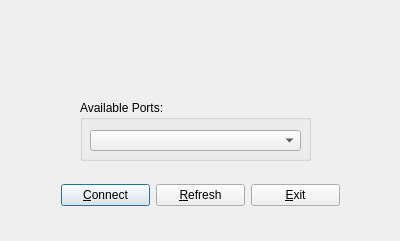
<?xml version="1.0" encoding="UTF-8"?>
<ui version="4.0">
 <class>SplashDialog</class>
 <widget class="QDialog" name="SplashDialog">
  <property name="geometry">
   <rect>
    <x>0</x>
    <y>0</y>
    <width>400</width>
    <height>241</height>
   </rect>
  </property>
  <property name="contextMenuPolicy">
   <enum>Qt::DefaultContextMenu</enum>
  </property>
  <property name="windowTitle">
   <string>T.C.L Turbine Counter &amp; Logger</string>
  </property>
  <widget class="QGroupBox" name="groupBox">
   <property name="geometry">
    <rect>
     <x>80</x>
     <y>100</y>
     <width>231</width>
     <height>61</height>
    </rect>
   </property>
   <property name="title">
    <string>Available Ports:</string>
   </property>
   <widget class="QComboBox" name="mAvailablePorts">
    <property name="geometry">
     <rect>
      <x>10</x>
      <y>30</y>
      <width>211</width>
      <height>21</height>
     </rect>
    </property>
   </widget>
  </widget>
  <widget class="QLabel" name="mMainImage">
   <property name="geometry">
    <rect>
     <x>170</x>
     <y>40</y>
     <width>51</width>
     <height>51</height>
    </rect>
   </property>
   <property name="text">
    <string/>
   </property>
   <property name="pixmap">
    <pixmap resource="resources.qrc">:/windmill.png</pixmap>
   </property>
  </widget>
  <widget class="QWidget" name="layoutWidget">
   <property name="geometry">
    <rect>
     <x>50</x>
     <y>170</y>
     <width>301</width>
     <height>51</height>
    </rect>
   </property>
   <layout class="QHBoxLayout" name="horizontalLayout">
    <item>
     <widget class="QPushButton" name="mConnectButton">
      <property name="styleSheet">
       <string notr="true"/>
      </property>
      <property name="text">
       <string>&amp;Connect</string>
      </property>
      <property name="flat">
       <bool>false</bool>
      </property>
     </widget>
    </item>
    <item>
     <widget class="QPushButton" name="mRefreshButton">
      <property name="text">
       <string>&amp;Refresh</string>
      </property>
     </widget>
    </item>
    <item>
     <widget class="QPushButton" name="mExitButton">
      <property name="text">
       <string>&amp;Exit</string>
      </property>
     </widget>
    </item>
   </layout>
  </widget>
  <widget class="QWidget" name="verticalLayoutWidget">
   <property name="geometry">
    <rect>
     <x>0</x>
     <y>0</y>
     <width>401</width>
     <height>31</height>
    </rect>
   </property>
   <layout class="QVBoxLayout" name="verticalLayout"/>
  </widget>
 </widget>
 <layoutdefault spacing="6" margin="11"/>
 <resources>
  <include location="resources.qrc"/>
 </resources>
 <connections/>
</ui>
